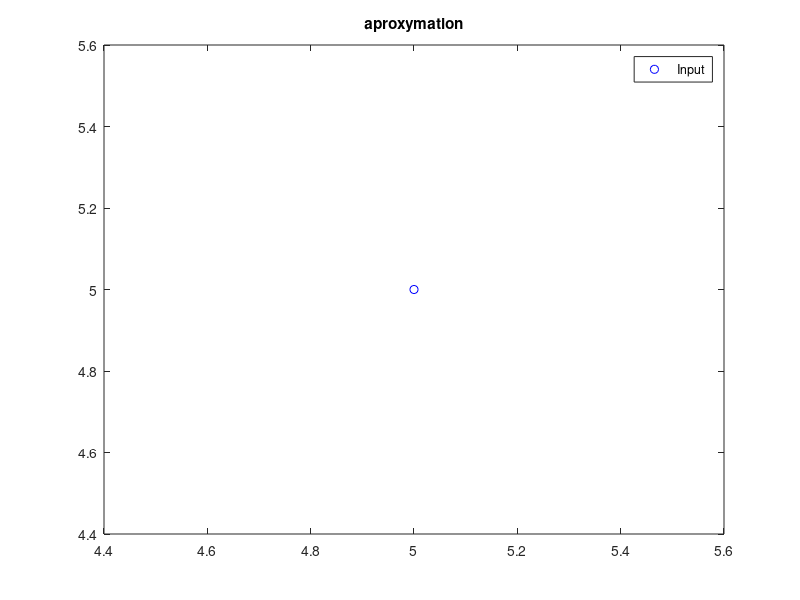

Here is the MATLAB script that generated this plot:
clear all;
# remenber:
# A = polyfit(X, Y, n-1)
# W(x) = polyval(A, x)

X = input('X (input vector): ')
Y = input('Y (input vector): ')
#X = [1, 2, 3, 4, 5, 6, 7];
Y# = [1, 6, 2, 10, 3, 5, 10];

# p = input('p (level):');
p = 7;
psi = zeros(p+1);
F = zeros(p+1, 1);
for i=1:length(X)
  for j=0:p
    for k=0:p
      tempPsi(j+1, k+1) = X(i)^(k+j);
    end
    tempF(j+1, 1) = X(i)^j * Y(i);
  end
  psi += tempPsi;
  F += tempF;
end

psi
F

A = psi^-1 * F

x = min(X):0.1:max(X);
W = [0];
for k=1:p+1
  W = W + A(k) * x.^(k-1);
end

plot(X, Y, "ob; Input;", x, W);

title('aproxymation');